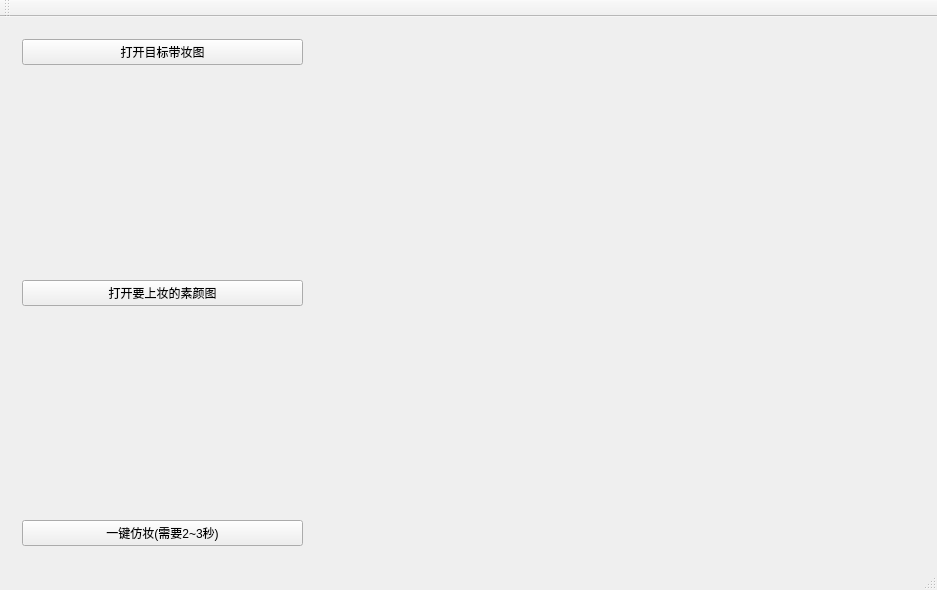
<?xml version="1.0" encoding="UTF-8"?>
<ui version="4.0">
 <class>MainWindowClass</class>
 <widget class="QMainWindow" name="MainWindowClass">
  <property name="geometry">
   <rect>
    <x>0</x>
    <y>0</y>
    <width>937</width>
    <height>590</height>
   </rect>
  </property>
  <property name="windowTitle">
   <string>MainWindow</string>
  </property>
  <widget class="QWidget" name="centralWidget">
   <layout class="QHBoxLayout" name="horizontalLayout" stretch="1,2">
    <item>
     <widget class="QWidget" name="widget" native="true">
      <layout class="QVBoxLayout" name="verticalLayout">
       <item>
        <widget class="QPushButton" name="openReferenceBtn">
         <property name="text">
          <string>打开目标带妆图</string>
         </property>
        </widget>
       </item>
       <item>
        <widget class="QLabel" name="showReference">
         <property name="layoutDirection">
          <enum>Qt::LeftToRight</enum>
         </property>
         <property name="text">
          <string/>
         </property>
         <property name="alignment">
          <set>Qt::AlignCenter</set>
         </property>
        </widget>
       </item>
       <item>
        <widget class="QPushButton" name="openSourceBtn">
         <property name="text">
          <string>打开要上妆的素颜图</string>
         </property>
        </widget>
       </item>
       <item>
        <widget class="QLabel" name="showSource">
         <property name="text">
          <string/>
         </property>
         <property name="alignment">
          <set>Qt::AlignCenter</set>
         </property>
        </widget>
       </item>
       <item>
        <widget class="QPushButton" name="goBtn">
         <property name="text">
          <string>一键仿妆(需要2~3秒)</string>
         </property>
        </widget>
       </item>
      </layout>
     </widget>
    </item>
    <item>
     <widget class="QLabel" name="showFake">
      <property name="text">
       <string/>
      </property>
      <property name="alignment">
       <set>Qt::AlignCenter</set>
      </property>
     </widget>
    </item>
   </layout>
  </widget>
  <widget class="QMenuBar" name="menuBar">
   <property name="geometry">
    <rect>
     <x>0</x>
     <y>0</y>
     <width>937</width>
     <height>26</height>
    </rect>
   </property>
  </widget>
  <widget class="QToolBar" name="mainToolBar">
   <attribute name="toolBarArea">
    <enum>TopToolBarArea</enum>
   </attribute>
   <attribute name="toolBarBreak">
    <bool>false</bool>
   </attribute>
  </widget>
  <widget class="QStatusBar" name="statusBar"/>
 </widget>
 <layoutdefault spacing="6" margin="11"/>
 <resources>
  <include location="mainwindow.qrc"/>
 </resources>
 <connections/>
</ui>
